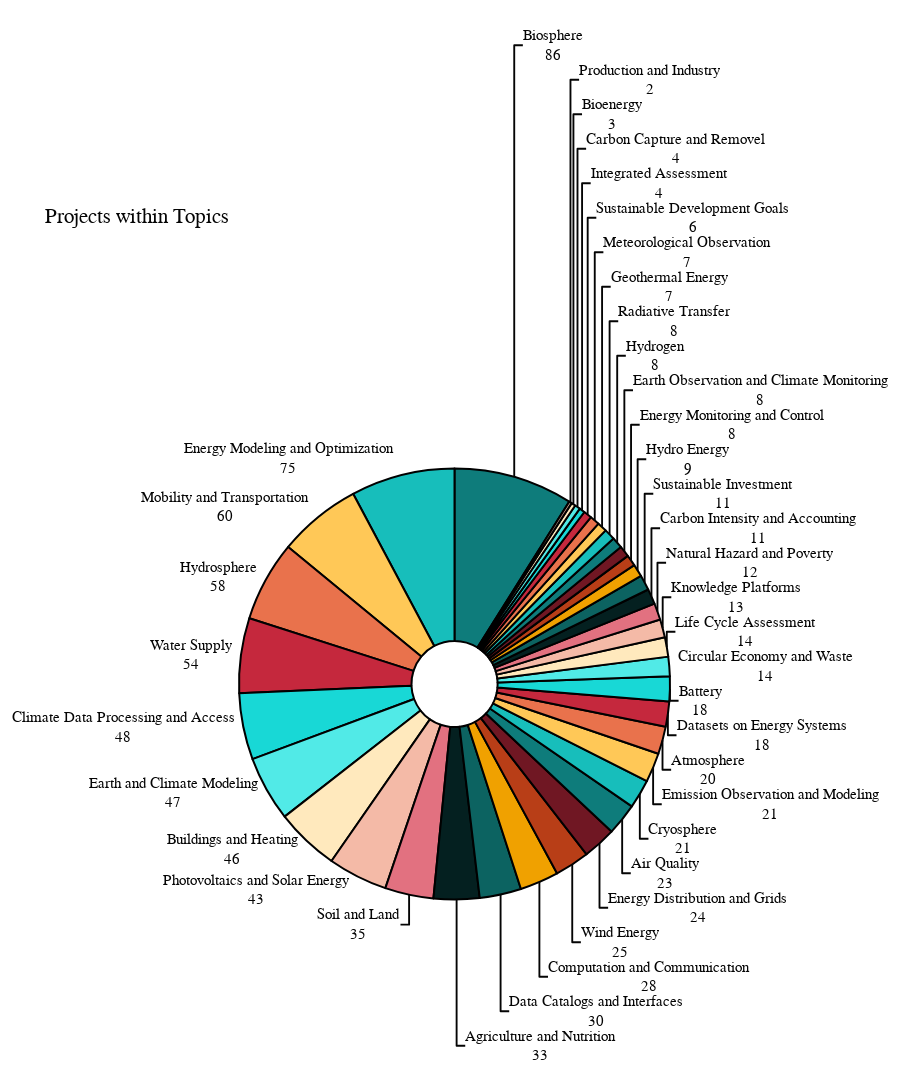

Notebook code for this chart:
### Code cell
topic_his = (
    df_active["topic"]
    .value_counts()
    .to_frame()
    .rename_axis("topic_names")
    .reset_index()
)
fig = px.pie(topic_his, values="topic", names="topic_names", color_discrete_sequence=color_discrete_sequence, hole=0.2)

fig.update_layout(title="Projects within Topics", height=1200, showlegend=False)
fig.update_traces(textposition='outside', textinfo='value+label', marker=dict(line=dict(color='#000000', width=2)))
fig.show()

### Figure 1 — Plotly figure (JSON) as saved in the notebook; plotly's stock layout.template omitted (floating-point values rounded to 4 significant figures)
{"data": [{"domain": {"x": [0, 1], "y": [0, 1]}, "hole": 0.2, "hovertemplate": "topic_names=%{label}<br>topic=%{value}<extra></extra>", "labels": ["Biosphere", "Energy Modeling and Optimization", "Mobility and Transportation", "Hydrosphere", "Water Supply", "Climate Data Processing and Access", "Earth and Climate Modeling", "Buildings and Heating", "Photovoltaics and Solar Energy", "Soil and Land", "Agriculture and Nutrition", "Data Catalogs and Interfaces", "Computation and Communication", "Wind Energy", "Energy Distribution and Grids", "Air Quality", "Cryosphere", "Emission Observation and Modeling", "Atmosphere", "Datasets on Energy Systems", "Battery", "Circular Economy and Waste", "Life Cycle Assessment", "Knowledge Platforms", "Natural Hazard and Poverty", "Carbon Intensity and Accounting", "Sustainable Investment", "Hydro Energy", "Energy Monitoring and Control", "Earth Observation and Climate Monitoring", "Hydrogen", "Radiative Transfer", "Geothermal Energy", "Meteorological Observation", "Sustainable Development Goals", "Integrated Assessment", "Carbon Capture and Removel", "Bioenergy", "Production and Industry"], "legendgroup": "", "marker": {"line": {"color": "#000000", "width": 2}}, "name": "", "showlegend": true, "textinfo": "value+label", "textposition": "outside", "type": "pie", "values": [86, 75, 60, 58, 54, 48, 47, 46, 43, 35, 33, 30, 28, 25, 24, 23, 21, 21, 20, 18, 18, 14, 14, 13, 12, 11, 11, 9, 8, 8, 8, 8, 7, 7, 6, 4, 4, 3, 2]}], "layout": {"height": 1200, "legend": {"tracegroupgap": 0}, "margin": {"t": 60}, "piecolorway": ["#0E7C7B", "#17BEBB", "#FFC857", "#E9724C", "#C5283D"], "showlegend": false, "title": {"text": "Projects within Topics"}}}
